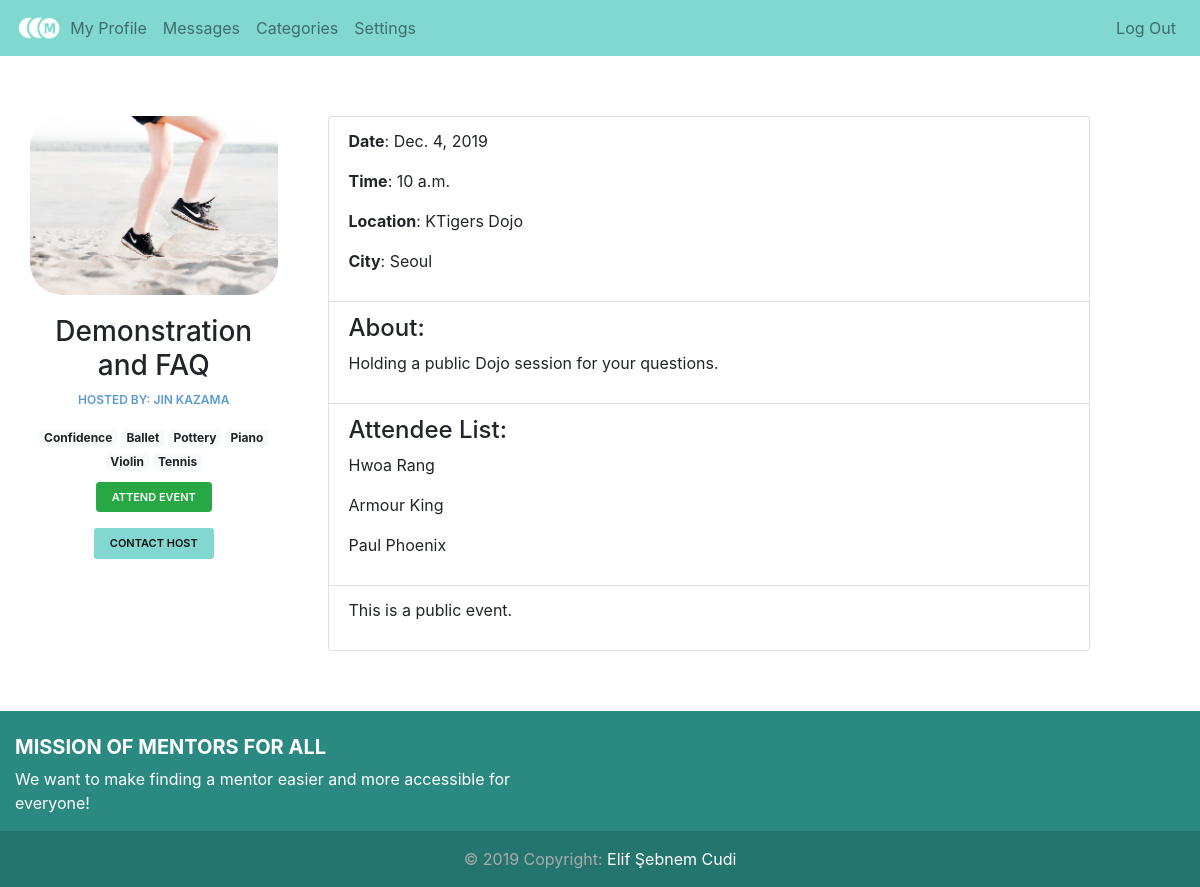
Page /event/5 (signed in) on the committed database.
### mentorsforall/models.py (models this page shows, shortened)
class Event(models.Model):
    image = models.FileField(upload_to=image_upload_to)
    date = models.DateField()
    time = models.TimeField()
    public = models.BooleanField(default=True)
    name = models.CharField(max_length=32)
    about = models.TextField(max_length=1024, null=True)
    host = models.ForeignKey(
        Profile,
        related_name = "host_of_event",
        on_delete=models.SET_NULL,
        null = True
    )
    location = models.CharField(max_length=32)
    city = models.CharField(max_length=32)
    subjects = models.ManyToManyField('Subject', related_name='subjects_events')
    attendees = models.ManyToManyField('Profile', related_name='a_profiles_events')
    invitees = models.ManyToManyField('Profile', related_name='i_profiles_events')

class Profile(models.Model):
    GENDER_MALE = 'M'
    GENDER_FEMALE = 'F'
    GENDER_OTHER = 'O'
    GENDER_CHOICES = (
        (GENDER_MALE, 'Male'),
        (GENDER_FEMALE, 'Female'),
        (GENDER_OTHER, 'Other')
    )
    ROLE_MENTOR = 'TOR'
    ROLE_MENTEE = 'TEE'
    ROLE_CHOICES = (
        (ROLE_MENTOR, 'Mentor'),
        (ROLE_MENTEE, 'Mentee')
    )
    image = models.FileField(upload_to=image_upload_to, null=True)
    gender = models.CharField(max_length=6, choices=GENDER_CHOICES, null=True)
    birthdate = models.DateField(null=True)
    givenname = models.CharField(max_length=32)
    familyname = models.CharField(max_length=32)
    role = models.CharField(max_length=6, choices=ROLE_CHOICES, default=ROLE_MENTEE)
    job = models.CharField(max_length=32, null=True)
    about = models.TextField(max_length=1024, null=True)
    city = models.CharField(max_length=32, null=True)
    accountid = models.ForeignKey(
        get_user_model(),
        on_delete=models.CASCADE,
        null = True
    )
    subjects = models.ManyToManyField('Subject', related_name='subjects_users')

class Subject(models.Model):
    CATEGORY_ACADEMIC = 'AC'
    CATEGORY_LANG = 'LANG'
    CATEGORY_INSTR = 'I'
    CATEGORY_ARTS = 'AR'
    CATEGORY_HANDF = 'HANDF'
    CATEGORY_PROF = 'P'
    CATEGORY_LS = 'L'
    CATEGORY_CHOICES = (
        (CATEGORY_ACADEMIC, 'Academic'),
        (CATEGORY_LANG, 'Language'),
        (CATEGORY_INSTR, 'Musical Instruments'),
        (CATEGORY_ARTS, 'Arts'),
        (CATEGORY_HANDF, 'Health and Fitness'),
        (CATEGORY_PROF, 'Professional'),
        (CATEGORY_LS, 'Lifestyle')
    )
    name = models.TextField(max_length=32)
    category = models.CharField(max_length=5, choices=CATEGORY_CHOICES, default=CATEGORY_LS)

### mentorsforall/views.py (the view)
# urls.py: path('event/<int:event_id>', views.event_view, name='event'),
def event_view(request, event_id=None):
    if not request.user.is_authenticated:
        return redirect(index)
    current_user = request.user
    p = Profile.objects.get(accountid=current_user.id)
    try:
        e = Event.objects.get(id=event_id)
    except:
        e = request.event
    try:
        attendees = list(e.attendees.all())
    except:
        attendees = None
    current_user_attending = False
    for attendee in attendees:
        if attendee == p:
            current_user_attending = True
    context = {
        'event': e,
        'image': e.image.name.replace('mentorsforall/static/',''),
        'userattending' : current_user_attending
        }
    return render(request, 'mentorsforall/eventview.html', context)

### mentorsforall/templates/mentorsforall/eventview.html (shortened to what this page needs)
<!DOCTYPE HTML5>
<html lang="en">
<head>
  <link rel="stylesheet" href="https://maxcdn.bootstrapcdn.com/bootstrap/4.0.0/css/bootstrap.min.css">
  {% load static %}
  <link rel="stylesheet" type="text/css" href="{% static 'mentorsforall/footerstyle.css' %}">
</head>
<body>
  {% include "mentorsforall/navbar.html" %}
  <div class="container">
    <div class="row event">
      <div class="col-md-3">
        <div class="event-sidebar">
          <div class="event-userpic">
            <img src="{% if event.image %}{{ event.image.url }}{% endif %}" alt="event Image" class="img-responsive" style="width:100%; height:auto;">
          </div>
          <div class="event-usertitle">
            <div class="event-usertitle-name">
              <h3 class="media-heading">{{ event.name }}</h3>
            </div>
            <div class="event-usertitle-job">
              Hosted by: {{ event.host.givenname }} {{ event.host.familyname }}
            </div>
            <div>
              {% for subject in event.subjects.all %}
              <span class="badge badge-light">{{ subject.name }}</span>
              {% endfor %}
            </div>
          </div>
          <div class="event-userbuttons">
            <form id="eventmanagement" action="{% url 'eventmanagement' event_id=event.id %}" method="POST">
              {% if request.user.id != event.host.id %}
              {% if userattending %}
              <button type="submit" class="btn btn-danger btn-sm" id="event_button" name="event_button" value="leave">Leave Event</button>
              {% else %}
              <button type="submit" class="btn btn-success btn-sm" id="event_button" name="event_button" value="attend">Attend Event</button>
              {% endif %}
              {% endif %}
            </form>
            {% if request.user.id != event.host.id %}
            <button type="button" class="btn btn-default btn-sm" data-toggle="modal" data-target="#messageModal">Contact Host</button>
            {% else %}
            <a href="{% url 'eventedit' event_id=event.id %}" class="btn btn-default btn-sm">Modify Event</a>
            {% endif %}
          </div>
        </div>
      </div>
      <div class="col-md-9">
        <ul class="list-group">
          <div class="event-content">
            <li class="list-group-item">
              <p><b>Date</b>: {{ event.date }}</p>
              <p><b>Time</b>: {{ event.time }}</p>
              <p><b>Location</b>: {{ event.location }}</p>
              <p><b>City</b>: {{ event.city }}</p>
            </li>
            <li class="list-group-item">
              <h4>About:</h4>
              <p>{{ event.about }}</p>
            </li>
            <li class="list-group-item">
              <h4>Attendee List:</h4>
              {% for attendee in event.attendees.all %}
              <p>{{ attendee.givenname }} {{ attendee.familyname }}</p>
              {% endfor %}
            </li>
            <li class="list-group-item">
              {% if event.public %}
              <p>This is a public event.</p>
              {% else %}
              <p>This is a private event.</p>
              {% endif %}
            </li>
          </div>
        </ul>
      </div>
    </div>
  </div>
  <div class="modal fade" id="messageModal" tabindex="-1" role="dialog" aria-labelledby="messageModalLabel" aria-hidden="true">
    <div class="modal-dialog" role="document">
      <div class="modal-content">
          <div class="modal-body">
            <p>Go to {{event.host.givenname}}'s <a href="{% url 'profile_view' profile_id=event.host.id %}" >profile<a></p>
          </div>
      </div>
    </div>
  </div>
  {% include "mentorsforall/footer.html" %}
</body>
</html>

### mentorsforall/static/mentorsforall/footerstyle.css (style rules this page uses)
html { height: 100%; }
body { min-height: 100%; display: flex; flex-direction: column; }

### mentorsforall/templates/mentorsforall/eventview.html (style rules this page uses)
.container { margin: 20px 0px; }
html { height: 100%; }
body { min-height: 100%; display: flex; flex-direction: column; }
body>.container { flex-grow: 1; }
.event { margin: 20px 0; }
.event-sidebar { padding: 20px 0 10px 0; background: #fff; }
.event-userpic img { float: none; margin: 0 auto; width: 50%; height: 50%; border-radius: 2rem; }
.event-usertitle { text-align: center; margin-top: 20px; }
.event-usertitle-name { font-size: 16px; font-weight: 600; margin-bottom: 7px; }
.event-usertitle-job { text-transform: uppercase; color: #5b9bd1; font-size: 12px; font-weight: 600; margin-bottom: 15px; }
.event-userbuttons { text-align: center; margin-top: 10px; }
.event-userbuttons .btn { text-transform: uppercase; font-size: 11px; font-weight: 600; padding: 6px 15px; margin-right: 5px; }
.event-userbuttons .btn:last-child { margin-right: 0px; }
.event-content { padding: 20px; background: #fff; min-height: 460px; }
.btn-default { color: #111 !important; background-color:#82d8d0; }

### rows in the picture
Event: image (picture), name "Demonstration and FAQ", host.givenname "JIN", host.familyname "KAZAMA", date "Dec. 4, 2019", time "10 a.m.", location "KTigers Dojo", city "Seoul", about "Holding a public Dojo session for your questions."
Subject: name "Confidence"
Subject: name "Ballet"
Subject: name "Pottery"
Subject: name "Piano"
Subject: name "Violin"
Subject: name "Tennis"
Profile: givenname "Hwoa", familyname "Rang"
Profile: givenname "Armour", familyname "King"
Profile: givenname "Paul", familyname "Phoenix"
